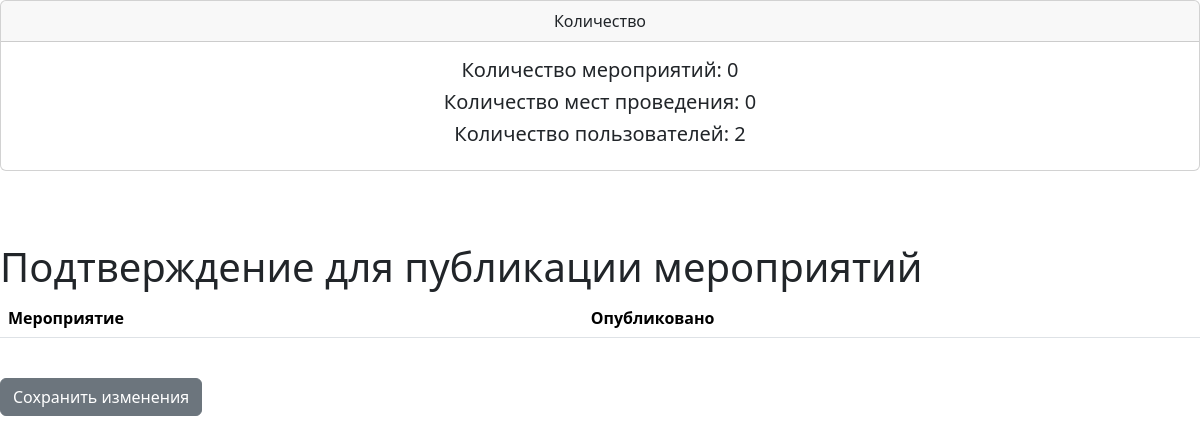
The page /admin_approved (signed in) on the database as committed earlier.
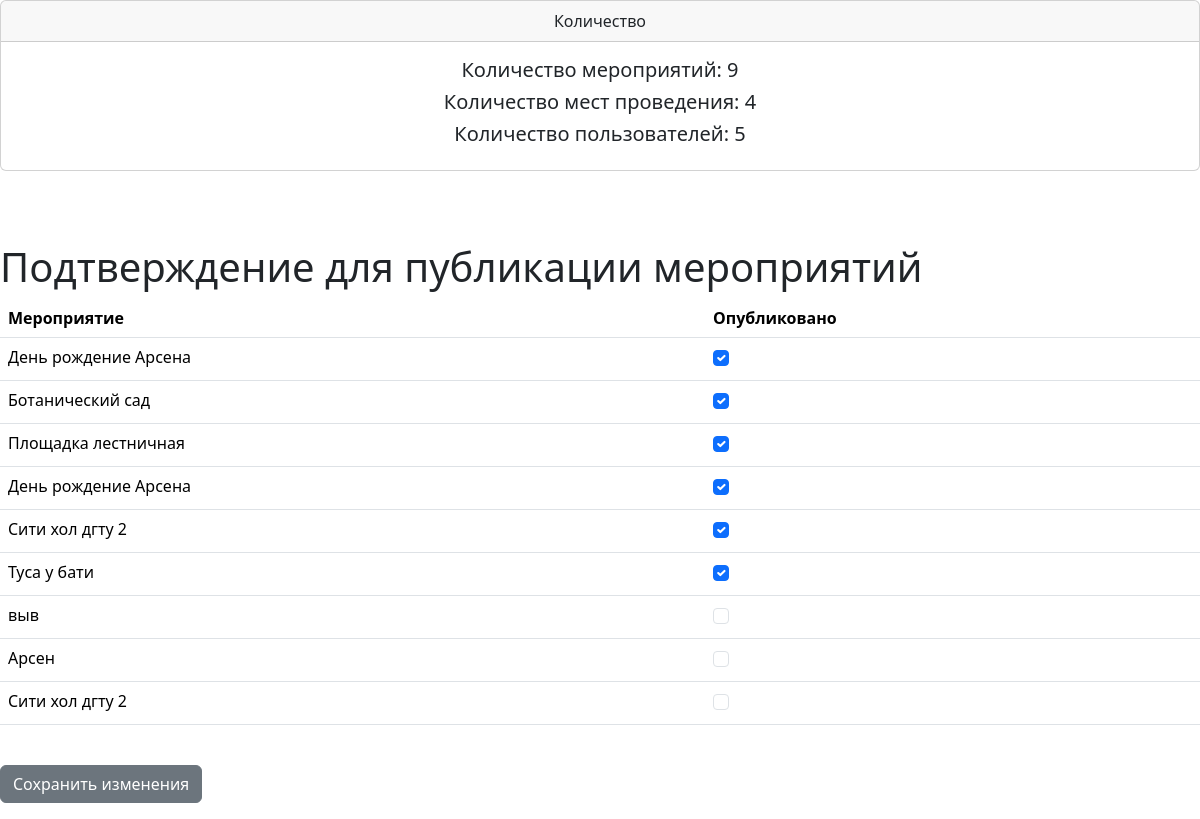
The same page on the database as committed later.
### news/models.py (models this page shows, shortened)
class Event(models.Model):
    name = models.CharField("Venue name", max_length=120)
    event_date = models.DateTimeField("Event Date")
    venue = models.ForeignKey(Venue, blank=True, null=True, on_delete=models.CASCADE)
    manager = models.ForeignKey(User, max_length=120, blank=True, null=True, on_delete=models.SET_NULL)
    description = models.TextField(blank=True)
    attendees = models.ManyToManyField(MyClubUser, blank=True)
    city = models.ForeignKey(City, on_delete=models.PROTECT, null=True)
    photo_event = models.ImageField(blank=True)
    approved = models.BooleanField("Опубликовать/одобрить", default = False)
    def __str__(self):
        return self.name
    class Meta:
        verbose_name = 'Мероприятие'
        verbose_name_plural = 'Мероприятия'
        ordering = ['-event_date']

### news/views.py (the view)
# urls.py: path("admin_approved", admin_approved, name="admin_approved")
def admin_approved(request):
    event_count = Event.objects.all().count()
    venue_count = Venue.objects.all().count()
    user_count = User.objects.all().count()
    events = Event.objects.all().order_by('-event_date')
    if request.user.is_superuser:
        if request.method == "POST":
            id_list = request.POST.getlist('boxes')
            events.update(approved=False)
            for x in id_list:
                Event.objects.filter(pk=int(x)).update(approved=True)
            messages.success(request, ("Мероприятия обновлены"))
            return redirect('event')
        else:
            return render(request, 'news/admin_approved.html',
                          {"events": events,
                           "event_count": event_count,
                           "venue_count": venue_count,
                           "user_count": user_count
                           })
    else:
        messages.success(request, ("У вас нет прав для захода в эту страницу"))
        return redirect('home')

### news/templates/news/admin_approved.html (shortened to what this page needs)
<link href="https://cdn.jsdelivr.net/npm/bootstrap@5.3.3/dist/css/bootstrap.min.css" rel="stylesheet"
>
<div class="card text-center">
    <div class="card-header">
        Количество
    </div>
    <div class="card-body">
        <h5 class="card-title">Количество мероприятий: {{ event_count }} </h5>
        <h5 class="card-title">Количество мест проведения: {{ venue_count }} </h5>
        <h5 class="card-title">Количество пользователей: {{ user_count }} </h5>
    </div>
</div>
<h1> Подтверждение для публикации мероприятий </h1>
<form action="" method=POST>
    <table class="table">
        <thead>
        <tr>
            <th scope="col">Мероприятие</th>
            <th scope="col">Опубликовано</th>
        </tr>
        </thead>
        <tbody>
        {% for event in events %}
        <tr>
            <td>{{event }}</td>
            <td>
                {% if event.approved %}
                <div class="form-check">
                    <input class="form-check-input" type="checkbox" checked="checked" value={{event.id}}
                           name="boxes">
                </div>
                {% else %}
                <div class="form-check">
                    <input class="form-check-input" type="checkbox" value={{event.id}} name="boxes">
                </div>
                {% endif %}
            </td>
        </tr>
        {% endfor %}
        </tbody>
    </table>
    <br>
    <button class='btn btn-secondary' type="submit">Сохранить изменения</button>

Rows that differ between the two databases and show on the page:
added Event: name "День рождение Арсена"
added Event: name "Ботанический сад"
added Event: name "Площадка лестничная"
added Event: name "День рождение Арсена"
added Event: name "Сити хол дгту 2"
added Event: name "Туса у бати"
added Event: name "выв"
added Event: name "Арсен"
added Event: name "Сити хол дгту 2"
Other text that changed with them:
{{ event_count }}: "0" → "9"
{{ venue_count }}: "0" → "4"
{{ user_count }}: "2" → "5"
